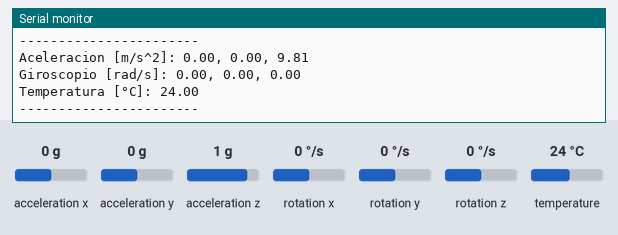
Simulated run of this sketch. Board: ESP32. Parts: the last lines printed to the serial monitor. Inputs (shaded band) come from the test bench; at power-on: acceleration x 0 g, acceleration y 0 g, acceleration z 1 g, rotation x 0 °/s, rotation y 0 °/s, rotation z 0 °/s, temperature 24 °C.

Above: at 1.3 s.
1.4 s: acceleration x set to -1.4 g
2.9 s: acceleration y set to -1.4 g
4.4 s: acceleration z set to -1.4 g
5.9 s: rotation x set to -192 °/s
At 6.5 s:
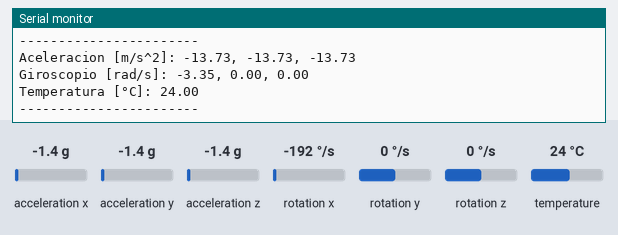
7.4 s: rotation y set to -192 °/s
At 8.0 s:
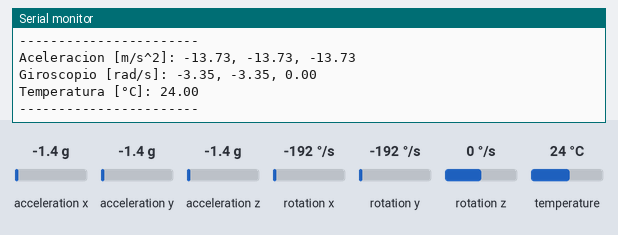

The sketch:

sensors_test.ino
```cpp
#include <Wire.h>
#include <Adafruit_MPU6050.h>
#include <Adafruit_Sensor.h>

Adafruit_MPU6050 mpu;

void setup() {
  Serial.begin(115200);

  // Inicializar I2C
  Wire.begin(21, 22);

  // Inicializar MPU6050
  if (!mpu.begin()) {
    Serial.println("No se encontro el MPU6050");
    while (1) {
      delay(10);
    }
  }

  Serial.println("MPU6050 detectado correctamente!");

  mpu.setAccelerometerRange(MPU6050_RANGE_8_G);
  mpu.setGyroRange(MPU6050_RANGE_500_DEG);
  mpu.setFilterBandwidth(MPU6050_BAND_21_HZ);
}

void loop() {
  sensors_event_t a, g, temp;

  mpu.getEvent(&a, &g, &temp);

  Serial.print("Aceleracion [m/s^2]: ");
  Serial.print(a.acceleration.x);
  Serial.print(", ");
  Serial.print(a.acceleration.y);
  Serial.print(", ");
  Serial.println(a.acceleration.z);

  Serial.print("Giroscopio [rad/s]: ");
  Serial.print(g.gyro.x);
  Serial.print(", ");
  Serial.print(g.gyro.y);
  Serial.print(", ");
  Serial.println(g.gyro.z);

  Serial.print("Temperatura [°C]: ");
  Serial.println(temp.temperature);

  Serial.println("-----------------------");

  delay(500);
}
```

Measured:
- after the input at 5.9 s, the serial monitor: prints a new line after 0.20 s (image 1)
- after the input at 7.4 s, the serial monitor: prints a new line after 0.22 s (image 2)
